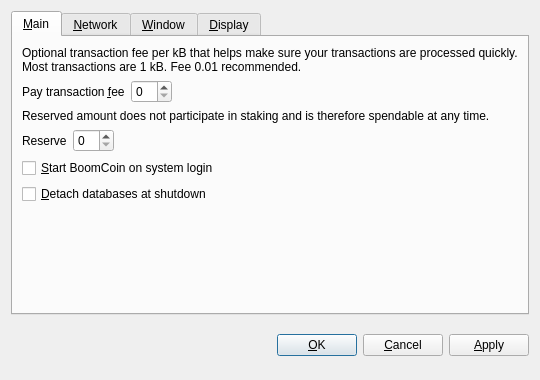
<?xml version="1.0" encoding="UTF-8"?>
<ui version="4.0">
 <class>OptionsDialog</class>
 <widget class="QDialog" name="OptionsDialog">
  <property name="geometry">
   <rect>
    <x>0</x>
    <y>0</y>
    <width>540</width>
    <height>380</height>
   </rect>
  </property>
  <property name="windowTitle">
   <string>Options</string>
  </property>
  <property name="modal">
   <bool>true</bool>
  </property>
  <layout class="QVBoxLayout" name="verticalLayout">
   <item>
    <widget class="QTabWidget" name="tabWidget">
     <property name="tabPosition">
      <enum>QTabWidget::North</enum>
     </property>
     <property name="currentIndex">
      <number>0</number>
     </property>
     <widget class="QWidget" name="tabMain">
      <attribute name="title">
       <string>&amp;Main</string>
      </attribute>
      <layout class="QVBoxLayout" name="verticalLayout_Main">
       <item>
        <widget class="QLabel" name="transactionFeeInfoLabel">
         <property name="text">
          <string>Optional transaction fee per kB that helps make sure your transactions are processed quickly. Most transactions are 1 kB. Fee 0.01 recommended.</string>
         </property>
         <property name="textFormat">
          <enum>Qt::PlainText</enum>
         </property>
         <property name="wordWrap">
          <bool>true</bool>
         </property>
        </widget>
       </item>
       <item>
        <layout class="QHBoxLayout" name="horizontalLayoutFee">
         <item>
          <widget class="QLabel" name="transactionFeeLabel">
           <property name="text">
            <string>Pay transaction &amp;fee</string>
           </property>
           <property name="textFormat">
            <enum>Qt::PlainText</enum>
           </property>
           <property name="buddy">
            <cstring>transactionFee</cstring>
           </property>
          </widget>
         </item>
         <item>
          <widget class="BitcoinAmountField" name="transactionFee"/>
         </item>
         <item>
          <spacer name="horizontalSpacerFee">
           <property name="orientation">
            <enum>Qt::Horizontal</enum>
           </property>
           <property name="sizeHint" stdset="0">
            <size>
             <width>40</width>
             <height>20</height>
            </size>
           </property>
          </spacer>
         </item>
        </layout>
       </item>
       <item>
        <widget class="QLabel" name="reserveBalanceInfoLabel">
         <property name="text">
          <string>Reserved amount does not participate in staking and is therefore spendable at any time.</string>
         </property>
         <property name="textFormat">
          <enum>Qt::PlainText</enum>
         </property>
         <property name="wordWrap">
          <bool>true</bool>
         </property>
        </widget>
       </item>
       <item>
        <layout class="QHBoxLayout" name="horizontalLayoutReserveBalance">
         <item>
          <widget class="QLabel" name="reserveBalanceLabel">
           <property name="text">
            <string>Reserve</string>
           </property>
           <property name="textFormat">
            <enum>Qt::PlainText</enum>
           </property>
           <property name="buddy">
            <cstring>reserveBalance</cstring>
           </property>
          </widget>
         </item>
         <item>
          <widget class="BitcoinAmountField" name="reserveBalance"/>
         </item>
         <item>
          <spacer name="horizontalSpacerReserveBalance">
           <property name="orientation">
            <enum>Qt::Horizontal</enum>
           </property>
           <property name="sizeHint" stdset="0">
            <size>
             <width>40</width>
             <height>20</height>
            </size>
           </property>
          </spacer>
         </item>
        </layout>
       </item>
       <item>
        <widget class="QCheckBox" name="bitcoinAtStartup">
         <property name="toolTip">
          <string>Automatically start BoomCoin after logging in to the system.</string>
         </property>
         <property name="text">
          <string>&amp;Start BoomCoin on system login</string>
         </property>
        </widget>
       </item>
       <item>
        <widget class="QCheckBox" name="detachDatabases">
         <property name="toolTip">
          <string>Detach block and address databases at shutdown. This means they can be moved to another data directory, but it slows down shutdown. The wallet is always detached.</string>
         </property>
         <property name="text">
          <string>&amp;Detach databases at shutdown</string>
         </property>
        </widget>
       </item>
       <item>
        <spacer name="verticalSpacer_Main">
         <property name="orientation">
          <enum>Qt::Vertical</enum>
         </property>
         <property name="sizeHint" stdset="0">
          <size>
           <width>20</width>
           <height>40</height>
          </size>
         </property>
        </spacer>
       </item>
      </layout>
     </widget>
     <widget class="QWidget" name="tabNetwork">
      <attribute name="title">
       <string>&amp;Network</string>
      </attribute>
      <layout class="QVBoxLayout" name="verticalLayout_Network">
       <item>
        <widget class="QCheckBox" name="mapPortUpnp">
         <property name="toolTip">
          <string>Automatically open the BoomCoin client port on the router. This only works when your router supports UPnP and it is enabled.</string>
         </property>
         <property name="text">
          <string>Map port using &amp;UPnP</string>
         </property>
        </widget>
       </item>
       <item>
        <widget class="QCheckBox" name="connectSocks">
         <property name="toolTip">
          <string>Connect to the BoomCoin network through a SOCKS proxy (e.g. when connecting through Tor).</string>
         </property>
         <property name="text">
          <string>&amp;Connect through SOCKS proxy:</string>
         </property>
        </widget>
       </item>
       <item>
        <layout class="QHBoxLayout" name="horizontalLayout_Network">
         <item>
          <widget class="QLabel" name="proxyIpLabel">
           <property name="text">
            <string>Proxy &amp;IP:</string>
           </property>
           <property name="textFormat">
            <enum>Qt::PlainText</enum>
           </property>
           <property name="buddy">
            <cstring>proxyIp</cstring>
           </property>
          </widget>
         </item>
         <item>
          <widget class="QValidatedLineEdit" name="proxyIp">
           <property name="maximumSize">
            <size>
             <width>140</width>
             <height>16777215</height>
            </size>
           </property>
           <property name="toolTip">
            <string>IP address of the proxy (e.g. 127.0.0.1)</string>
           </property>
          </widget>
         </item>
         <item>
          <widget class="QLabel" name="proxyPortLabel">
           <property name="text">
            <string>&amp;Port:</string>
           </property>
           <property name="textFormat">
            <enum>Qt::PlainText</enum>
           </property>
           <property name="buddy">
            <cstring>proxyPort</cstring>
           </property>
          </widget>
         </item>
         <item>
          <widget class="QLineEdit" name="proxyPort">
           <property name="maximumSize">
            <size>
             <width>55</width>
             <height>16777215</height>
            </size>
           </property>
           <property name="toolTip">
            <string>Port of the proxy (e.g. 9050)</string>
           </property>
          </widget>
         </item>
         <item>
          <widget class="QLabel" name="socksVersionLabel">
           <property name="text">
            <string>SOCKS &amp;Version:</string>
           </property>
           <property name="textFormat">
            <enum>Qt::PlainText</enum>
           </property>
           <property name="buddy">
            <cstring>socksVersion</cstring>
           </property>
          </widget>
         </item>
         <item>
          <widget class="QValueComboBox" name="socksVersion">
           <property name="toolTip">
            <string>SOCKS version of the proxy (e.g. 5)</string>
           </property>
          </widget>
         </item>
         <item>
          <spacer name="horizontalSpacer_Network">
           <property name="orientation">
            <enum>Qt::Horizontal</enum>
           </property>
           <property name="sizeHint" stdset="0">
            <size>
             <width>40</width>
             <height>20</height>
            </size>
           </property>
          </spacer>
         </item>
        </layout>
       </item>
       <item>
        <spacer name="verticalSpacer_Network">
         <property name="orientation">
          <enum>Qt::Vertical</enum>
         </property>
         <property name="sizeHint" stdset="0">
          <size>
           <width>20</width>
           <height>40</height>
          </size>
         </property>
        </spacer>
       </item>
      </layout>
     </widget>
     <widget class="QWidget" name="tabWindow">
      <attribute name="title">
       <string>&amp;Window</string>
      </attribute>
      <layout class="QVBoxLayout" name="verticalLayout_Window">
       <item>
        <widget class="QCheckBox" name="minimizeToTray">
         <property name="toolTip">
          <string>Show only a tray icon after minimizing the window.</string>
         </property>
         <property name="text">
          <string>&amp;Minimize to the tray instead of the taskbar</string>
         </property>
        </widget>
       </item>
       <item>
        <widget class="QCheckBox" name="minimizeOnClose">
         <property name="toolTip">
          <string>Minimize instead of exit the application when the window is closed. When this option is enabled, the application will be closed only after selecting Quit in the menu.</string>
         </property>
         <property name="text">
          <string>M&amp;inimize on close</string>
         </property>
        </widget>
       </item>
       <item>
        <spacer name="verticalSpacer_Window">
         <property name="orientation">
          <enum>Qt::Vertical</enum>
         </property>
         <property name="sizeHint" stdset="0">
          <size>
           <width>20</width>
           <height>40</height>
          </size>
         </property>
        </spacer>
       </item>
      </layout>
     </widget>
     <widget class="QWidget" name="tabDisplay">
      <attribute name="title">
       <string>&amp;Display</string>
      </attribute>
      <layout class="QVBoxLayout" name="verticalLayout_Display">
       <item>
        <layout class="QHBoxLayout" name="horizontalLayout_1_Display">
         <item>
          <widget class="QLabel" name="langLabel">
           <property name="text">
            <string>User Interface &amp;language:</string>
           </property>
           <property name="textFormat">
            <enum>Qt::PlainText</enum>
           </property>
           <property name="buddy">
            <cstring>lang</cstring>
           </property>
          </widget>
         </item>
         <item>
          <widget class="QValueComboBox" name="lang">
           <property name="toolTip">
            <string>The user interface language can be set here. This setting will take effect after restarting BoomCoin.</string>
           </property>
          </widget>
         </item>
        </layout>
       </item>
       <item>
        <layout class="QHBoxLayout" name="horizontalLayout_2_Display">
         <item>
          <widget class="QLabel" name="unitLabel">
           <property name="text">
            <string>&amp;Unit to show amounts in:</string>
           </property>
           <property name="textFormat">
            <enum>Qt::PlainText</enum>
           </property>
           <property name="buddy">
            <cstring>unit</cstring>
           </property>
          </widget>
         </item>
         <item>
          <widget class="QValueComboBox" name="unit">
           <property name="toolTip">
            <string>Choose the default subdivision unit to show in the interface and when sending coins.</string>
           </property>
          </widget>
         </item>
        </layout>
       </item>
       <item>
        <widget class="QCheckBox" name="displayAddresses">
         <property name="toolTip">
          <string>Whether to show BoomCoin addresses in the transaction list or not.</string>
         </property>
         <property name="text">
          <string>&amp;Display addresses in transaction list</string>
         </property>
        </widget>
       </item>
       <item>
        <widget class="QCheckBox" name="coinControlFeatures">
         <property name="toolTip">
          <string>Whether to show coin control features or not.</string>
         </property>
         <property name="text">
          <string>Display coin &amp;control features (experts only!)</string>
         </property>
        </widget>
       </item>
       <item>
        <spacer name="verticalSpacer_Display">
         <property name="orientation">
          <enum>Qt::Vertical</enum>
         </property>
         <property name="sizeHint" stdset="0">
          <size>
           <width>20</width>
           <height>40</height>
          </size>
         </property>
        </spacer>
       </item>
      </layout>
     </widget>
    </widget>
   </item>
   <item>
    <layout class="QHBoxLayout" name="horizontalLayout_Buttons">
     <item>
      <spacer name="horizontalSpacer_1">
       <property name="orientation">
        <enum>Qt::Horizontal</enum>
       </property>
       <property name="sizeHint" stdset="0">
        <size>
         <width>40</width>
         <height>48</height>
        </size>
       </property>
      </spacer>
     </item>
     <item>
      <widget class="QLabel" name="statusLabel">
       <property name="font">
        <font>
         <weight>75</weight>
         <bold>true</bold>
        </font>
       </property>
       <property name="text">
        <string/>
       </property>
       <property name="textFormat">
        <enum>Qt::PlainText</enum>
       </property>
       <property name="wordWrap">
        <bool>true</bool>
       </property>
      </widget>
     </item>
     <item>
      <spacer name="horizontalSpacer_2">
       <property name="orientation">
        <enum>Qt::Horizontal</enum>
       </property>
       <property name="sizeHint" stdset="0">
        <size>
         <width>40</width>
         <height>48</height>
        </size>
       </property>
      </spacer>
     </item>
     <item>
      <widget class="QPushButton" name="okButton">
       <property name="text">
        <string>&amp;OK</string>
       </property>
      </widget>
     </item>
     <item>
      <widget class="QPushButton" name="cancelButton">
       <property name="text">
        <string>&amp;Cancel</string>
       </property>
       <property name="autoDefault">
        <bool>false</bool>
       </property>
      </widget>
     </item>
     <item>
      <widget class="QPushButton" name="applyButton">
       <property name="text">
        <string>&amp;Apply</string>
       </property>
       <property name="autoDefault">
        <bool>false</bool>
       </property>
      </widget>
     </item>
    </layout>
   </item>
  </layout>
 </widget>
 <customwidgets>
  <customwidget>
   <class>BitcoinAmountField</class>
   <extends>QSpinBox</extends>
   <header>bitcoinamountfield.h</header>
  </customwidget>
  <customwidget>
   <class>QValueComboBox</class>
   <extends>QComboBox</extends>
   <header>qvaluecombobox.h</header>
  </customwidget>
  <customwidget>
   <class>QValidatedLineEdit</class>
   <extends>QLineEdit</extends>
   <header>qvalidatedlineedit.h</header>
  </customwidget>
 </customwidgets>
 <resources/>
 <connections/>
</ui>
